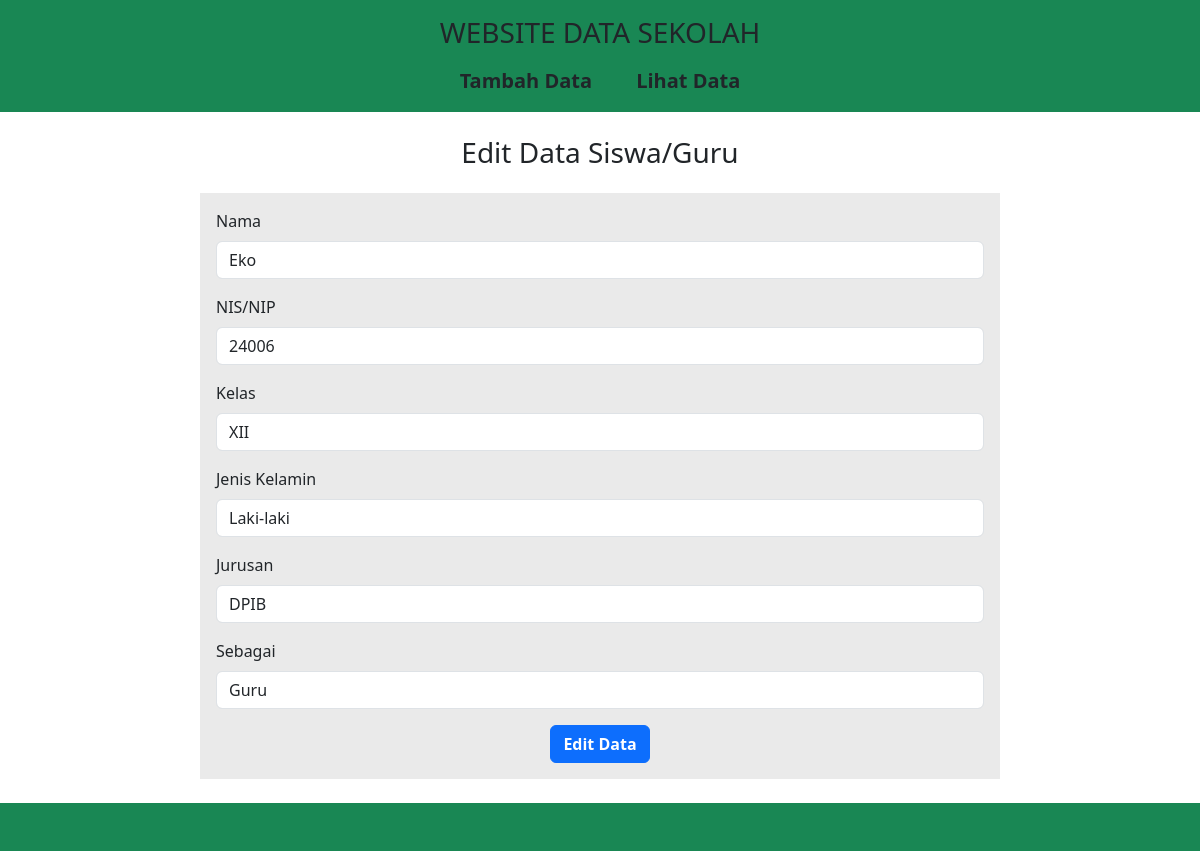
Page /edit.php?op=edit&id=11 on the committed database.
### tables this page shows
CREATE TABLE `data_sekolah` (
  `id` int NOT NULL,
  `nama` varchar(25) NOT NULL,
  `nis_nip` varchar(25) NOT NULL,
  `kelas` varchar(25) NOT NULL,
  `jenis_kelamin` varchar(25) NOT NULL,
  `jurusan` varchar(25) NOT NULL,
  `sebagai` enum('guru','siswa') NOT NULL
);

### edit.php (the view, shortened to what this page needs)
<?php
include 'koneksi.php';
if (isset($_GET['id'])) {
  $id = $_GET['id'];
  $query = "SELECT * FROM data_sekolah WHERE id='$id'";
  $result = mysqli_query($koneksi, $query);
  $data = mysqli_fetch_assoc($result);
} else {
  echo "ID tidak ditemukan.";
  exit;
}
?>
<!DOCTYPE html>
<html lang="en">
<head>
  <link rel="stylesheet" href="css/style.css" />
  <link rel="stylesheet" href="css/bootstrap.min.css">
</head>
<body>
  <header class="text-center p-3 bg-success">
    <h3 class="mb-3">WEBSITE DATA SEKOLAH</h3>
    <nav class="mt-3">
      <a href="index.php" class="text-dark">Tambah Data</a>
      <a href="lihat.php" class="text-dark">Lihat Data</a>
    </nav>
  </header>
  <main class=" mt-4 mx-auto">
    <h3 class="text-center">Edit Data Siswa/Guru</h3>
    <form action="" method="POST" class="mt-4 p-3">
      <div class="mb-3">
        <label for="nama" class="form-label">Nama</label>
        <input type="nama" class="form-control" id="nama" name="nama" value="<?php echo $data['nama']; ?>">
      </div>
      <div class="mb-3">
        <label for="nis_nip" class="form-label">NIS/NIP</label>
        <input type="nama" class="form-control" id="nis_nip" name="nis_nip" value="<?php echo $data['nis_nip'] ?>">
      </div>
      <div class="mb-3">
        <label for="kelas" class="form-label">Kelas</label>
        <select class="form-control" name="kelas" id="kelas">
          <option value="XII" <?php if ($data['kelas'] == "XII") echo "selected" ?>>XII</option>
        </select>
      </div>
      <div class="mb-3">
        <label for="jenis-kelamin" class="form-label">Jenis Kelamin</label>
        <select class="form-control" name="jenis_kelamin" id="jenis-kelamin">
          <option value="Laki-laki" <?php if ($data['jenis_kelamin'] == "Laki-laki") echo "selected" ?>>Laki-laki</option>
        </select>
      </div>
      <div class="mb-3">
        <label for="jurusan" class="form-label">Jurusan</label>
        <select class="form-control" name="jurusan" id="jurusan">
          <option value="DPIB" <?php if ($data['jurusan'] == "DPIB") echo "selected" ?>>DPIB</option>
        </select>
      </div>
      <div class="mb-3">
        <label for="sebagai" class="form-label">Sebagai</label>
        <select class="form-control" name="sebagai" id="sebagai">
          <option value="Guru" <?php if ($data['sebagai'] == "guru") echo "selected" ?>>Guru</option>
        </select>
      </div>
      <div class="col-12 text-center">
        <input type="submit" name="simpan" value="Edit Data" class="btn btn-primary fw-semibold" />
      </div>
    </form>
  </main>
  <footer class="bg-success p-4 text-center mt-4">
  </footer>
</body>
</html>

### css/style.css (style rules this page uses)
*, html { margin: 0; padding: 0; box-sizing: border-box; }
nav a { text-decoration: none; font-weight: 600; margin: 20px; font-size: 20px; }
.mx-auto { width: 800px; }
form { background-color: #eaeaea; }

### rows in the picture
data_sekolah: nama "Eko", nis_nip "24006", kelas "XII", jenis_kelamin "Laki-laki", jurusan "DPIB", sebagai "Guru"
